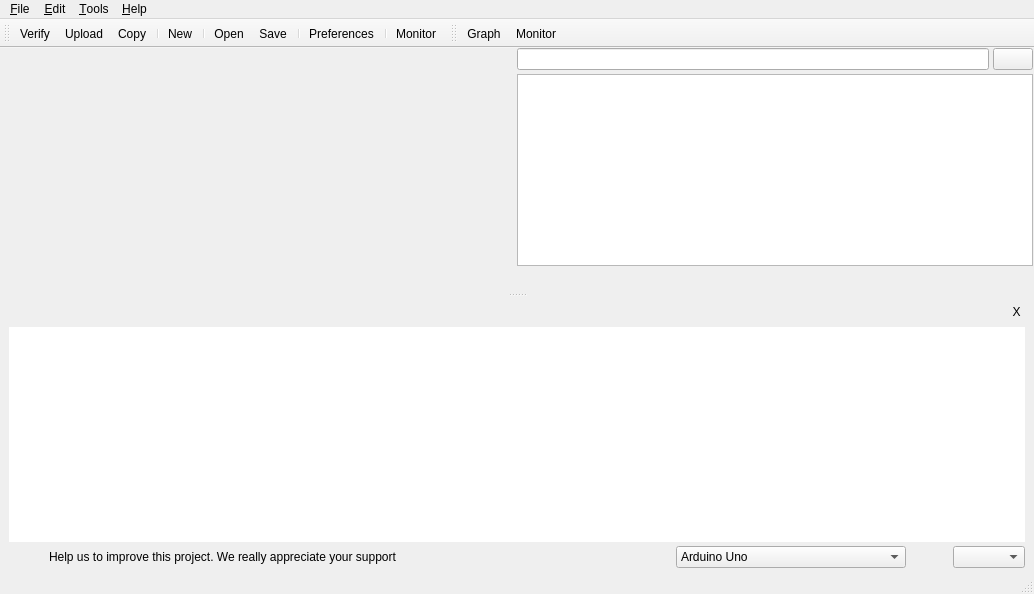
 <widget class="QMainWindow" name="MainWindow">
  <property name="enabled">
   <bool>true</bool>
  </property>
  <property name="geometry">
   <rect>
    <x>0</x>
    <y>0</y>
    <width>1034</width>
    <height>594</height>
   </rect>
  </property>
  <property name="sizePolicy">
   <sizepolicy hsizetype="Maximum" vsizetype="Maximum">
    <horstretch>0</horstretch>
    <verstretch>0</verstretch>
   </sizepolicy>
  </property>
  <property name="minimumSize">
   <size>
    <width>640</width>
    <height>480</height>
   </size>
  </property>
  <property name="windowTitle">
   <string>Facilino Junior</string>
  </property>
  <property name="windowIcon">
   <iconset>
    <normaloff>../facilino_junior.ico</normaloff>../facilino_junior.ico</iconset>
  </property>
  <widget class="QWidget" name="centralWidget">
   <layout class="QVBoxLayout" name="verticalLayout_3">
    <property name="spacing">
     <number>0</number>
    </property>
    <property name="leftMargin">
     <number>0</number>
    </property>
    <property name="topMargin">
     <number>0</number>
    </property>
    <property name="rightMargin">
     <number>0</number>
    </property>
    <property name="bottomMargin">
     <number>0</number>
    </property>
    <item>
     <widget class="QSplitter" name="splitter">
      <property name="orientation">
       <enum>Qt::Vertical</enum>
      </property>
      <widget class="QWidget" name="layoutWidget">
       <layout class="QHBoxLayout" name="horizontalLayout_4">
        <property name="spacing">
         <number>0</number>
        </property>
        <property name="leftMargin">
         <number>1</number>
        </property>
        <property name="rightMargin">
         <number>1</number>
        </property>
        <item>
         <widget class="QBlocksWebView" name="webView" native="true">
          <property name="sizePolicy">
           <sizepolicy hsizetype="Expanding" vsizetype="Expanding">
            <horstretch>0</horstretch>
            <verstretch>0</verstretch>
           </sizepolicy>
          </property>
         </widget>
        </item>
        <item>
         <widget class="QWidget" name="widgetConsole" native="true">
          <property name="minimumSize">
           <size>
            <width>0</width>
            <height>100</height>
           </size>
          </property>
          <layout class="QVBoxLayout" name="verticalLayout_2">
           <property name="spacing">
            <number>4</number>
           </property>
           <property name="leftMargin">
            <number>0</number>
           </property>
           <property name="topMargin">
            <number>0</number>
           </property>
           <property name="rightMargin">
            <number>0</number>
           </property>
           <property name="bottomMargin">
            <number>0</number>
           </property>
           <item>
            <layout class="QHBoxLayout" name="horizontalLayout_3">
             <item>
              <widget class="QLineEdit" name="consoleEdit"/>
             </item>
             <item>
              <widget class="QPushButton" name="consoleSendButton">
               <property name="text">
                <string/>
               </property>
               <property name="icon">
                <iconset resource="Resources.qrc">
                 <normaloff>:/icons/icons/enter-16x16.png</normaloff>:/icons/icons/enter-16x16.png</iconset>
               </property>
              </widget>
             </item>
            </layout>
           </item>
           <item>
            <widget class="QTextEdit" name="consoleText">
             <property name="frameShape">
              <enum>QFrame::StyledPanel</enum>
             </property>
             <property name="lineWidth">
              <number>1</number>
             </property>
             <property name="readOnly">
              <bool>true</bool>
             </property>
             <property name="acceptRichText">
              <bool>false</bool>
             </property>
            </widget>
           </item>
           <item>
            <widget class="QWidget" name="graphsWidget" native="true">
             <property name="sizePolicy">
              <sizepolicy hsizetype="Expanding" vsizetype="Expanding">
               <horstretch>0</horstretch>
               <verstretch>0</verstretch>
              </sizepolicy>
             </property>
             <layout class="QVBoxLayout" name="graphLayout">
              <property name="leftMargin">
               <number>0</number>
              </property>
              <property name="topMargin">
               <number>0</number>
              </property>
              <property name="rightMargin">
               <number>0</number>
              </property>
              <property name="bottomMargin">
               <number>0</number>
              </property>
             </layout>
            </widget>
           </item>
          </layout>
         </widget>
        </item>
       </layout>
      </widget>
      <widget class="QWidget" name="messagesWidget" native="true">
       <property name="minimumSize">
        <size>
         <width>0</width>
         <height>100</height>
        </size>
       </property>
       <layout class="QVBoxLayout" name="verticalLayout">
        <property name="spacing">
         <number>0</number>
        </property>
        <property name="leftMargin">
         <number>9</number>
        </property>
        <property name="topMargin">
         <number>0</number>
        </property>
        <property name="rightMargin">
         <number>9</number>
        </property>
        <property name="bottomMargin">
         <number>0</number>
        </property>
        <item>
         <widget class="QFrame" name="frame">
          <property name="minimumSize">
           <size>
            <width>0</width>
            <height>30</height>
           </size>
          </property>
          <property name="styleSheet">
           <string notr="true">border: 0px;
</string>
          </property>
          <property name="frameShape">
           <enum>QFrame::StyledPanel</enum>
          </property>
          <property name="frameShadow">
           <enum>QFrame::Raised</enum>
          </property>
          <property name="lineWidth">
           <number>0</number>
          </property>
          <layout class="QHBoxLayout" name="horizontalLayout_2">
           <property name="spacing">
            <number>0</number>
           </property>
           <property name="leftMargin">
            <number>0</number>
           </property>
           <property name="topMargin">
            <number>0</number>
           </property>
           <property name="rightMargin">
            <number>0</number>
           </property>
           <property name="bottomMargin">
            <number>0</number>
           </property>
           <item>
            <spacer name="horizontalSpacer_3">
             <property name="orientation">
              <enum>Qt::Horizontal</enum>
             </property>
             <property name="sizeHint" stdset="0">
              <size>
               <width>760</width>
               <height>17</height>
              </size>
             </property>
            </spacer>
           </item>
           <item>
            <widget class="QToolButton" name="messagesCloseButton">
             <property name="styleSheet">
              <string notr="true">font-weight: bold;
color: #E47128;
border: none;
hover: { border: 1px };
pressed: { border: 1px };</string>
             </property>
             <property name="text">
              <string>X</string>
             </property>
             <property name="toolButtonStyle">
              <enum>Qt::ToolButtonTextOnly</enum>
             </property>
            </widget>
           </item>
          </layout>
         </widget>
        </item>
        <item>
         <widget class="QTextBrowser" name="textBrowser">
          <property name="frameShape">
           <enum>QFrame::NoFrame</enum>
          </property>
          <property name="frameShadow">
           <enum>QFrame::Plain</enum>
          </property>
          <property name="lineWidth">
           <number>1</number>
          </property>
         </widget>
        </item>
       </layout>
      </widget>
     </widget>
    </item>
    <item>
     <layout class="QHBoxLayout" name="horizontalLayout">
      <property name="leftMargin">
       <number>9</number>
      </property>
      <property name="topMargin">
       <number>4</number>
      </property>
      <property name="rightMargin">
       <number>9</number>
      </property>
      <property name="bottomMargin">
       <number>4</number>
      </property>
      <item>
       <widget class="QPushButton" name="donation">
        <property name="text">
         <string notr="true"/>
        </property>
        <property name="icon">
         <iconset resource="Resources.qrc">
          <normaloff>:/icons/icons/btn_donate_LG.png</normaloff>:/icons/icons/btn_donate_LG.png</iconset>
        </property>
        <property name="iconSize">
         <size>
          <width>96</width>
          <height>26</height>
         </size>
        </property>
        <property name="autoDefault">
         <bool>false</bool>
        </property>
        <property name="flat">
         <bool>true</bool>
        </property>
       </widget>
      </item>
      <item>
       <widget class="QLabel" name="label_3">
        <property name="text">
         <string>Help us to improve this project. We really appreciate your support</string>
        </property>
       </widget>
      </item>
      <item>
       <spacer name="horizontalSpacer">
        <property name="orientation">
         <enum>Qt::Horizontal</enum>
        </property>
        <property name="sizeHint" stdset="0">
         <size>
          <width>40</width>
          <height>20</height>
         </size>
        </property>
       </spacer>
      </item>
      <item>
       <widget class="QLabel" name="label">
        <property name="text">
         <string/>
        </property>
        <property name="pixmap">
         <pixmap resource="Resources.qrc">:/icons/icons/chip-micro-24x24.png</pixmap>
        </property>
       </widget>
      </item>
      <item>
       <widget class="QComboBox" name="boardBox">
        <item>
         <property name="text">
          <string>Arduino Uno</string>
         </property>
        </item>
        <item>
         <property name="text">
          <string>Arduino Nano</string>
         </property>
        </item>
        <item>
         <property name="text">
          <string>Arduino Nano (old bootloader)</string>
         </property>
        </item>
        <item>
         <property name="text">
          <string>EasyPlug</string>
         </property>
        </item>
        <item>
         <property name="text">
          <string>Wemos D1 R32 (Uno Sensor Shield)</string>
         </property>
        </item>
       </widget>
      </item>
      <item>
       <spacer name="horizontalSpacer_4">
        <property name="orientation">
         <enum>Qt::Horizontal</enum>
        </property>
        <property name="sizeType">
         <enum>QSizePolicy::Minimum</enum>
        </property>
        <property name="sizeHint" stdset="0">
         <size>
          <width>40</width>
          <height>20</height>
         </size>
        </property>
       </spacer>
      </item>
      <item>
       <widget class="QLabel" name="label_2">
        <property name="text">
         <string/>
        </property>
        <property name="pixmap">
         <pixmap resource="Resources.qrc">:/icons/icons/usb-24x24.png</pixmap>
        </property>
       </widget>
      </item>
      <item>
       <widget class="QComboBox" name="serialPortBox">
        <property name="minimumSize">
         <size>
          <width>0</width>
          <height>0</height>
         </size>
        </property>
        <property name="sizeAdjustPolicy">
         <enum>QComboBox::AdjustToContents</enum>
        </property>
       </widget>
      </item>
     </layout>
    </item>
   </layout>
  </widget>
  <widget class="QMenuBar" name="menuBar">
   <property name="geometry">
    <rect>
     <x>0</x>
     <y>0</y>
     <width>1034</width>
     <height>21</height>
    </rect>
   </property>
   <widget class="QMenu" name="menu_File">
    <property name="title">
     <string>&amp;File</string>
    </property>
    <widget class="QMenu" name="menuExport_as_ino">
     <property name="title">
      <string>Export as...</string>
     </property>
     <addaction name="action_export_sketch"/>
    </widget>
    <addaction name="actionNew_2"/>
    <addaction name="separator"/>
    <addaction name="actionOpen_2"/>
    <addaction name="actionInclude"/>
    <addaction name="actionExamples"/>
    <addaction name="separator"/>
    <addaction name="actionSave_2"/>
    <addaction name="actionSave_as"/>
    <addaction name="menuExport_as_ino"/>
    <addaction name="separator"/>
    <addaction name="actionVerify_2"/>
    <addaction name="actionUpload_2"/>
    <addaction name="separator"/>
    <addaction name="actionPreferences"/>
    <addaction name="separator"/>
    <addaction name="actionQuit"/>
   </widget>
   <widget class="QMenu" name="menuHelp">
    <property name="title">
     <string>&amp;Help</string>
    </property>
    <addaction name="actionAbout"/>
   </widget>
   <widget class="QMenu" name="menuView">
    <property name="title">
     <string>&amp;Tools</string>
    </property>
    <addaction name="actionMessages"/>
    <addaction name="actionShow_hide_monitor"/>
    <addaction name="actionShow_hide_icon_labels"/>
    <addaction name="separator"/>
    <addaction name="actionZoomIn"/>
    <addaction name="actionZoomOut"/>
    <addaction name="separator"/>
   </widget>
   <widget class="QMenu" name="menu_Edit">
    <property name="title">
     <string>&amp;Edit</string>
    </property>
    <addaction name="actionUndo"/>
    <addaction name="actionRedo"/>
   </widget>
   <addaction name="menu_File"/>
   <addaction name="menu_Edit"/>
   <addaction name="menuView"/>
   <addaction name="menuHelp"/>
  </widget>
  <widget class="QToolBar" name="mainToolBar">
   <property name="toolButtonStyle">
    <enum>Qt::ToolButtonTextUnderIcon</enum>
   </property>
   <attribute name="toolBarArea">
    <enum>TopToolBarArea</enum>
   </attribute>
   <attribute name="toolBarBreak">
    <bool>false</bool>
   </attribute>
   <addaction name="actionVerify"/>
   <addaction name="actionUpload"/>
   <addaction name="actionCopy"/>
   <addaction name="separator"/>
   <addaction name="actionNew"/>
   <addaction name="separator"/>
   <addaction name="actionOpen"/>
   <addaction name="actionSave"/>
   <addaction name="separator"/>
   <addaction name="actionSettings"/>
   <addaction name="separator"/>
   <addaction name="actionMonitor"/>
  </widget>
  <widget class="QStatusBar" name="statusBar">
   <property name="enabled">
    <bool>true</bool>
   </property>
  </widget>
  <widget class="QToolBar" name="monitorToolBar">
   <property name="windowTitle">
    <string>toolBar</string>
   </property>
   <property name="toolButtonStyle">
    <enum>Qt::ToolButtonTextUnderIcon</enum>
   </property>
   <attribute name="toolBarArea">
    <enum>TopToolBarArea</enum>
   </attribute>
   <attribute name="toolBarBreak">
    <bool>false</bool>
   </attribute>
   <addaction name="actionGraph"/>
   <addaction name="actionMonitor"/>
  </widget>
  <action name="actionVerify">
   <property name="icon">
    <iconset resource="Resources.qrc">
     <normaloff>:/icons/icons/check_alt_24x24.png</normaloff>:/icons/icons/check_alt_24x24.png</iconset>
   </property>
   <property name="text">
    <string>Verify</string>
   </property>
   <property name="toolTip">
    <string>Verify</string>
   </property>
   <property name="shortcut">
    <string>Ctrl+R</string>
   </property>
  </action>
  <action name="actionUpload">
   <property name="icon">
    <iconset resource="Resources.qrc">
     <normaloff>:/icons/icons/arrow_right_alt1_24x24.png</normaloff>:/icons/icons/arrow_right_alt1_24x24.png</iconset>
   </property>
   <property name="text">
    <string>Upload</string>
   </property>
   <property name="toolTip">
    <string>Upload</string>
   </property>
  </action>
  <action name="actionOpen">
   <property name="icon">
    <iconset resource="Resources.qrc">
     <normaloff>:/icons/icons/upload_18x24.png</normaloff>:/icons/icons/upload_18x24.png</iconset>
   </property>
   <property name="text">
    <string>Open</string>
   </property>
  </action>
  <action name="actionSave">
   <property name="icon">
    <iconset resource="Resources.qrc">
     <normaloff>:/icons/icons/download_18x24.png</normaloff>:/icons/icons/download_18x24.png</iconset>
   </property>
   <property name="text">
    <string>Save</string>
   </property>
  </action>
  <action name="actionNew">
   <property name="icon">
    <iconset resource="Resources.qrc">
     <normaloff>:/icons/icons/document_alt_stroke_18x24.png</normaloff>:/icons/icons/document_alt_stroke_18x24.png</iconset>
   </property>
   <property name="text">
    <string>New</string>
   </property>
  </action>
  <action name="actionSettings">
   <property name="icon">
    <iconset resource="Resources.qrc">
     <normaloff>:/icons/icons/cog_24x24.png</normaloff>:/icons/icons/cog_24x24.png</iconset>
   </property>
   <property name="text">
    <string>Preferences</string>
   </property>
  </action>
  <action name="actionNew_2">
   <property name="text">
    <string>&amp;New</string>
   </property>
   <property name="shortcut">
    <string>Ctrl+N</string>
   </property>
  </action>
  <action name="actionOpen_2">
   <property name="text">
    <string>&amp;Open...</string>
   </property>
   <property name="shortcut">
    <string>Ctrl+O</string>
   </property>
  </action>
  <action name="actionSave_2">
   <property name="text">
    <string>&amp;Save...</string>
   </property>
   <property name="shortcut">
    <string>Ctrl+S</string>
   </property>
  </action>
  <action name="actionUpload_2">
   <property name="text">
    <string>Upload</string>
   </property>
   <property name="shortcut">
    <string>Ctrl+U</string>
   </property>
  </action>
  <action name="actionPreferences">
   <property name="text">
    <string>Preferences</string>
   </property>
   <property name="shortcut">
    <string>Ctrl+,</string>
   </property>
  </action>
  <action name="actionQuit">
   <property name="text">
    <string>Quit</string>
   </property>
   <property name="shortcut">
    <string>Ctrl+Q</string>
   </property>
  </action>
  <action name="actionAbout">
   <property name="text">
    <string>About</string>
   </property>
  </action>
  <action name="actionMessages">
   <property name="checkable">
    <bool>true</bool>
   </property>
   <property name="text">
    <string>Show/hide messages</string>
   </property>
  </action>
  <action name="actionMonitor">
   <property name="checkable">
    <bool>true</bool>
   </property>
   <property name="checked">
    <bool>false</bool>
   </property>
   <property name="enabled">
    <bool>true</bool>
   </property>
   <property name="icon">
    <iconset resource="Resources.qrc">
     <normaloff>:/icons/icons/magnifying_glass_24x24.png</normaloff>:/icons/icons/magnifying_glass_24x24.png</iconset>
   </property>
   <property name="text">
    <string>Monitor</string>
   </property>
   <property name="toolTip">
    <string>Monitor</string>
   </property>
  </action>
  <action name="actionShow_hide_monitor">
   <property name="checkable">
    <bool>true</bool>
   </property>
   <property name="text">
    <string>Show/hide monitor</string>
   </property>
   <property name="shortcut">
    <string>Ctrl+Shift+M</string>
   </property>
  </action>
  <action name="action_export_sketch">
   <property name="text">
    <string>Sketch (.ino)</string>
   </property>
  </action>
  <action name="actionSave_as">
   <property name="enabled">
    <bool>false</bool>
   </property>
   <property name="text">
    <string>Save as...</string>
   </property>
  </action>
  <action name="actionInclude">
   <property name="text">
    <string>Include...</string>
   </property>
   <property name="toolTip">
    <string>Include</string>
   </property>
  </action>
  <action name="actionVerify_2">
   <property name="text">
    <string>Verify</string>
   </property>
  </action>
  <action name="actionShow_hide_icon_labels">
   <property name="checkable">
    <bool>true</bool>
   </property>
   <property name="checked">
    <bool>false</bool>
   </property>
   <property name="text">
    <string>Show/hide icon labels</string>
   </property>
  </action>
  <action name="actionList_of_examples">
   <property name="text">
    <string>List of examples</string>
   </property>
  </action>
  <action name="actionExamples">
   <property name="text">
    <string>Examples...</string>
   </property>
  </action>
  <action name="actionGraph">
   <property name="checkable">
    <bool>true</bool>
   </property>
   <property name="enabled">
    <bool>true</bool>
   </property>
   <property name="icon">
    <iconset resource="Resources.qrc">
     <normaloff>:/icons/icons/bar-chart-24x24.png</normaloff>:/icons/icons/bar-chart-24x24.png</iconset>
   </property>
   <property name="text">
    <string>Graph</string>
   </property>
  </action>
  <action name="actionZoomIn">
   <property name="text">
    <string>Zoom +</string>
   </property>
   <property name="shortcut">
    <string>Ctrl++</string>
   </property>
  </action>
  <action name="actionZoomOut">
   <property name="text">
    <string>Zoom -</string>
   </property>
   <property name="shortcut">
    <string>Ctrl+-</string>
   </property>
  </action>
  <action name="actionUndo">
   <property name="text">
    <string>Undo</string>
   </property>
   <property name="shortcut">
    <string>Ctrl+Z</string>
   </property>
  </action>
  <action name="actionRedo">
   <property name="text">
    <string>Redo</string>
   </property>
   <property name="shortcut">
    <string>Ctrl+Y</string>
   </property>
  </action>
  <action name="actionNew_3">
   <property name="text">
    <string>&amp;New</string>
   </property>
   <property name="shortcut">
    <string>Ctrl+N</string>
   </property>
  </action>
  <action name="actiondelete">
   <property name="icon">
    <iconset resource="Resources.qrc">
     <normaloff>:/icons/icons/cancel-button.png</normaloff>:/icons/icons/cancel-button.png</iconset>
   </property>
   <property name="text">
    <string>Delete</string>
   </property>
   <property name="toolTip">
    <string>Delete</string>
   </property>
   <property name="shortcut">
    <string>Ctrl+D</string>
   </property>
  </action>
  <action name="actionadd">
   <property name="icon">
    <iconset resource="Resources.qrc">
     <normaloff>:/icons/icons/add-button-inside-black-circle.png</normaloff>:/icons/icons/add-button-inside-black-circle.png</iconset>
   </property>
   <property name="text">
    <string>Add</string>
   </property>
   <property name="toolTip">
    <string>Add</string>
   </property>
   <property name="shortcut">
    <string>Ctrl+A</string>
   </property>
  </action>
  <action name="actionupdate">
   <property name="icon">
    <iconset resource="Resources.qrc">
     <normaloff>:/icons/icons/update-arrows.png</normaloff>:/icons/icons/update-arrows.png</iconset>
   </property>
   <property name="text">
    <string>Update</string>
   </property>
   <property name="toolTip">
    <string>Update</string>
   </property>
   <property name="shortcut">
    <string>Ctrl+U</string>
   </property>
  </action>
  <action name="actionNew_4">
   <property name="text">
    <string>&amp;New</string>
   </property>
   <property name="shortcut">
    <string>Ctrl+N</string>
   </property>
  </action>
  <action name="actionOpen_3">
   <property name="text">
    <string>&amp;Open...</string>
   </property>
   <property name="shortcut">
    <string>Ctrl+O</string>
   </property>
  </action>
  <action name="actionSave_3">
   <property name="text">
    <string>&amp;Save...</string>
   </property>
   <property name="shortcut">
    <string>Ctrl+S</string>
   </property>
  </action>
  <action name="actionQuit_2">
   <property name="text">
    <string>&amp;Quit</string>
   </property>
   <property name="shortcut">
    <string>Ctrl+Q</string>
   </property>
  </action>
  <action name="actionSave_as_2">
   <property name="enabled">
    <bool>false</bool>
   </property>
   <property name="text">
    <string>Save as...</string>
   </property>
  </action>
  <action name="actionCopy">
   <property name="icon">
    <iconset resource="Resources.qrc">
     <normaloff>:/icons/icons/copy.png</normaloff>:/icons/icons/copy.png</iconset>
   </property>
   <property name="text">
    <string>Copy</string>
   </property>
   <property name="toolTip">
    <string>Copy to clipboard</string>
   </property>
   <property name="shortcut">
    <string>Ctrl+C</string>
   </property>
  </action>
 </widget>
